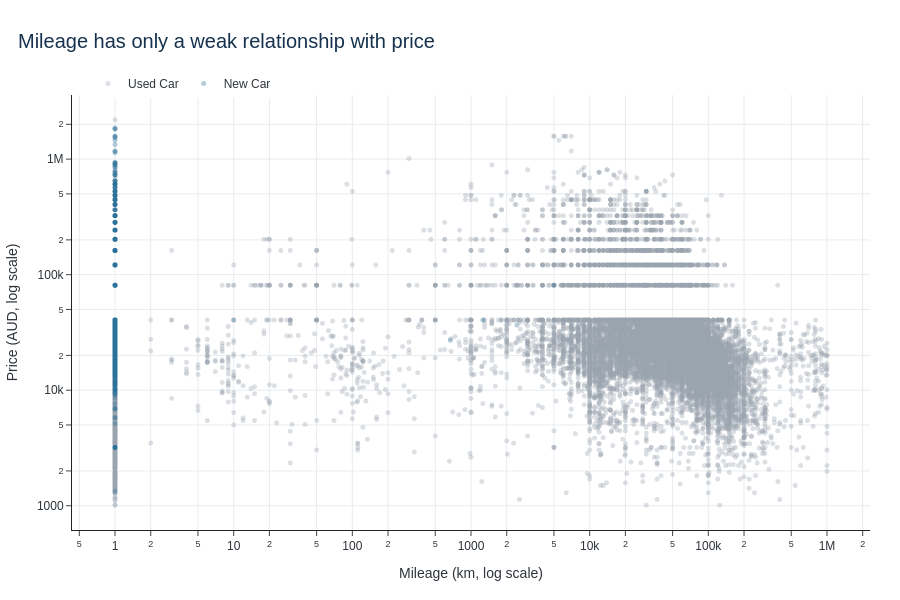

The cell this chart's notebook holds for it:
### Markdown cell above
## 4B: Interactive Visualisations

Two static charts are enhanced below using Plotly, which was introduced in Week 3. The interactive versions allow users to hover for details, zoom, pan and click legend categories to filter the view.

### Code cell
import plotly.express as px

interactiveScatter = px.scatter(
    scatterData, x="mileage_for_plot", y="price", color="condition_display",
    hover_name="car_name", log_x=True, log_y=True, render_mode="webgl",
    hover_data=["brand", "car_model", "year_of_manufacture",
                "engine_capacity", "transmission"],
    labels={"mileage_for_plot": "Mileage (km, log scale)",
            "price": "Price (AUD, log scale)",
            "condition_display": "Condition"},
    color_discrete_map={"Used Car": consultingGrey, "New Car": consultingBlue},
    category_orders={"condition_display": ["Used Car", "New Car"]},
    title="Mileage has only a weak relationship with price"
)
interactiveScatter.update_traces(marker={"size": 5, "opacity": 0.35})
interactiveScatter.update_layout(
    template="simple_white", height=600, font={"family": "Arial", "color": consultingCharcoal},
    title={"x": 0.02, "font": {"size": 20, "color": consultingNavy}},
    legend={"title": None, "orientation": "h", "x": 0.02, "y": 1.06},
    margin={"l": 70, "r": 30, "t": 95, "b": 70},
    plot_bgcolor="white", paper_bgcolor="white"
)
interactiveScatter.update_xaxes(showgrid=True, gridcolor=consultingLightGrey, zeroline=False)
interactiveScatter.update_yaxes(showgrid=True, gridcolor=consultingLightGrey, zeroline=False)
interactiveScatter.show()

### Figure 1 — Plotly figure (JSON) as saved in the notebook; plotly's stock layout.template omitted (floating-point values rounded to 4 significant figures; data arrays with more than 128 entries replaced by an {"elided": "..."} marker saying what was removed)
{"data": [{"customdata": {"elided": "24418x5 mixed values"}, "hovertemplate": "<b>%{hovertext}</b><br><br>Condition=Used Car<br>Mileage (km, log scale)=%{x}<br>Price (AUD, log scale)=%{y}<br>brand=%{customdata[0]}<br>car_model=%{customdata[1]}<br>year_of_manufacture=%{customdata[2]}<br>engine_capacity=%{customdata[3]}<br>transmission=%{customdata[4]}<extra></extra>", "hovertext": {"elided": "24418 str values"}, "legendgroup": "Used Car", "marker": {"color": "#9AA4AE", "opacity": 0.35, "size": 5, "symbol": "circle"}, "mode": "markers", "name": "Used Car", "showlegend": true, "type": "scattergl", "x": {"elided": "24418 int values"}, "xaxis": "x", "y": {"elided": "24418 float values"}, "yaxis": "y"}, {"customdata": {"elided": "6060x5 mixed values"}, "hovertemplate": "<b>%{hovertext}</b><br><br>Condition=New Car<br>Mileage (km, log scale)=%{x}<br>Price (AUD, log scale)=%{y}<br>brand=%{customdata[0]}<br>car_model=%{customdata[1]}<br>year_of_manufacture=%{customdata[2]}<br>engine_capacity=%{customdata[3]}<br>transmission=%{customdata[4]}<extra></extra>", "hovertext": {"elided": "6060 str values"}, "legendgroup": "New Car", "marker": {"color": "#2A6F97", "opacity": 0.35, "size": 5, "symbol": "circle"}, "mode": "markers", "name": "New Car", "showlegend": true, "type": "scattergl", "x": {"elided": "6060 int values"}, "xaxis": "x", "y": {"elided": "6060 float values"}, "yaxis": "y"}], "layout": {"font": {"color": "#2F343B", "family": "Arial"}, "height": 600, "legend": {"orientation": "h", "title": {}, "tracegroupgap": 0, "x": 0.02, "y": 1.06}, "margin": {"b": 70, "l": 70, "r": 30, "t": 95}, "paper_bgcolor": "white", "plot_bgcolor": "white", "title": {"font": {"color": "#16324F", "size": 20}, "text": "Mileage has only a weak relationship with price", "x": 0.02}, "xaxis": {"anchor": "y", "domain": [0.0, 1.0], "gridcolor": "#E8ECEF", "showgrid": true, "title": {"text": "Mileage (km, log scale)"}, "type": "log", "zeroline": false}, "yaxis": {"anchor": "x", "domain": [0.0, 1.0], "gridcolor": "#E8ECEF", "showgrid": true, "title": {"text": "Price (AUD, log scale)"}, "type": "log", "zeroline": false}}}
